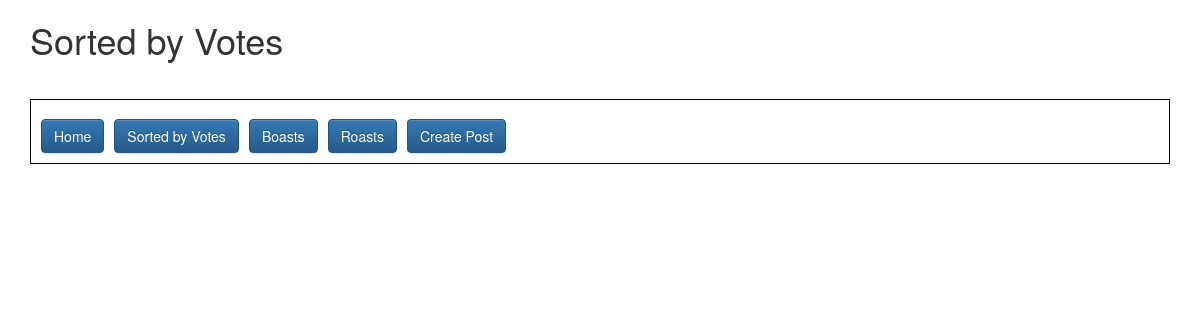
The app's page /sortedposts/, older data.
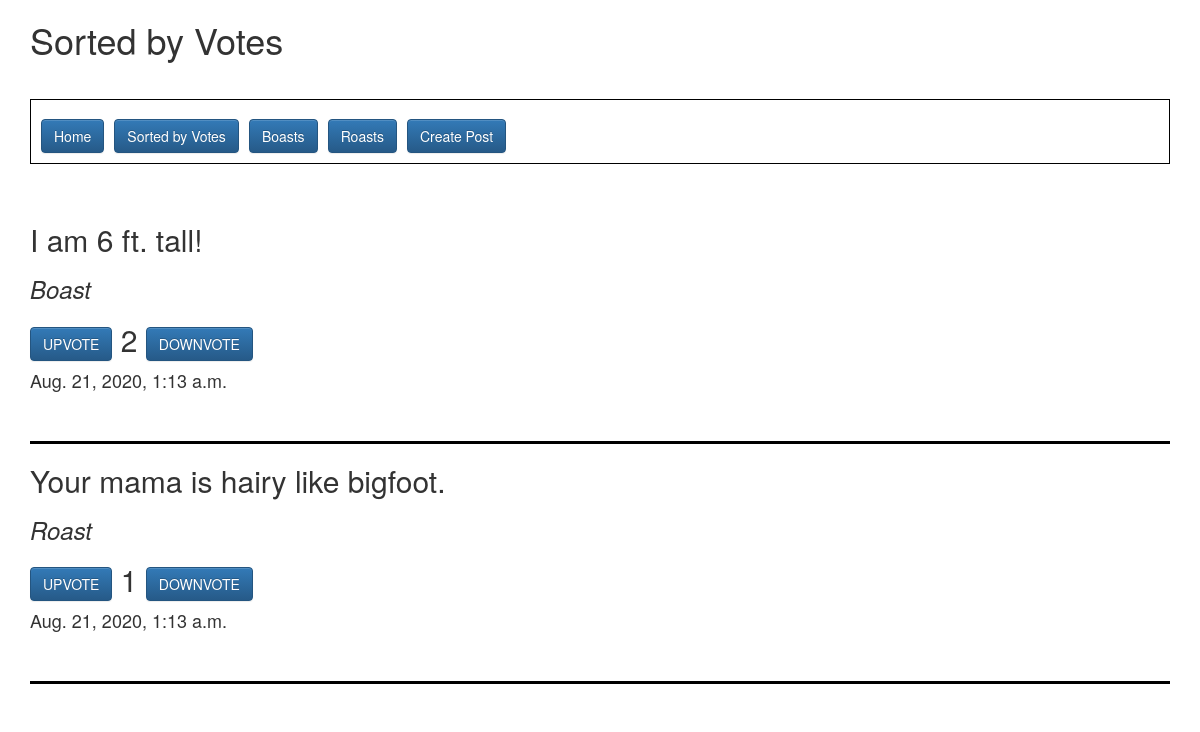
The same page, newer data.
### homepage/models.py (models this page shows, shortened)
class BoastsRoasts(models.Model):
    boasts = models.BooleanField(default=True)
    post_text = models.CharField(max_length=240)
    up_votes = models.IntegerField(default=0)
    down_votes = models.IntegerField(default=0)
    submission_time = models.DateTimeField(default=timezone.now)

### homepage/views.py (the view)
# urls.py: path('sortedposts/', sortedposts, name="sortedposts"),
def sortedposts(request):
    all_sorted = BoastsRoasts.objects.\
        annotate(total_count=Sum(
            F('up_votes') + F('down_votes'))
        ).\
        order_by('total_count').reverse()
    return render(request, "sorted.html", {"sorted": all_sorted})

### templates/sorted.html (shortened to what this page needs)
<link rel="stylesheet" href="https://maxcdn.bootstrapcdn.com/bootstrap/3.3.7/css/bootstrap.min.css">
<link rel="stylesheet" href="https://maxcdn.bootstrapcdn.com/bootstrap/3.3.7/css/bootstrap-theme.min.css">
<div class="container">
    <h1>Sorted by Votes
    <br>
    <br>
    <div align="left" style="border: 1px solid #000; padding:10px;">
        <a href="/" class="btn btn-primary">Home</a>&nbsp;<a href="/sortedposts/" class="btn btn-primary">Sorted by Votes</a>&nbsp;<a href="/boasts/" class="btn btn-primary">Boasts</a>&nbsp;<a href="/roasts/" class="btn btn-primary">Roasts</a>&nbsp;<a href="/addpost/" class="btn btn-primary">Create Post</a>
    </div>
    <br>
    {% for post in sorted %}
    <h2>
        {{ post.post_text }}
    </h2>
    {% if post.boasts %}
        <h3><em>Boast</em></h3>
    {% endif %}
    {% if not post.boasts %}
        <h3><em>Roast</em></h3>
    {% endif %}
    <h2>
        <a href="/upvote/{{ post.id }}" class="btn btn-primary">UPVOTE</a>&nbsp;{{ post.up_votes|add:post.down_votes}}&nbsp;<a href="/downvote/{{ post.id }}" class="btn btn-primary">DOWNVOTE</a>
    </h2>
    <h4>
        {{ post.submission_time }}
    </h4>
    <br>
    <hr style="border-top: 3px solid #000;">
    {% endfor %}
</div>

Row changes from the older to the newer data that the page shows:
added BoastsRoasts: post_text "I am 6 ft. tall!", boasts "Boast", up_votes|add "2", submission_time "Aug. 21, 2020, 1:13 a.m."
added BoastsRoasts: post_text "Your mama is hairy like bigfoot.", boasts "Roast", up_votes|add "1", submission_time "Aug. 21, 2020, 1:13 a.m."
